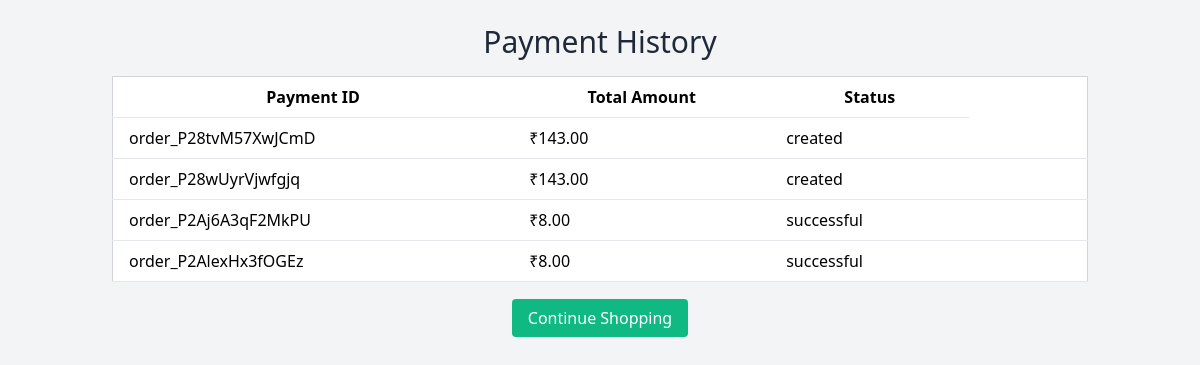
Screenshot of /pay_history/ (signed in) with the database file from the repository.
### ration_app/models.py (models this page shows, shortened)
class Payment(models.Model):
    user = models.ForeignKey(reg, on_delete=models.CASCADE)
    total_amount = models.DecimalField(max_digits=10, decimal_places=2)
    razorpay_order_id = models.CharField(max_length=100)
    razorpay_payment_id = models.CharField(max_length=100, null=True, blank=True)
    status = models.CharField(max_length=50)
    products = models.TextField()  # Store product information as a string (e.g., JSON)

### ration_app/views.py (the view)
# urls.py: path('pay_history/',views.pay_history,name='pay_history'),
def pay_history(request):
   c = request.session['us']
   cr = reg.objects.get(cardno=c)
   user = Payment.objects.filter(user=cr)
   return render(request,'pay_history.html',{'data':user})

### ration_app/templates/pay_history.html (shortened to what this page needs)
<!DOCTYPE html>
<html lang="en">
<head>
    <link href="https://cdn.jsdelivr.net/npm/tailwindcss@2.2.19/dist/tailwind.min.css" rel="stylesheet">
</head>
<body class="bg-gray-100 font-sans">
    <div class="container mx-auto p-6">
        <h1 class="text-3xl text-center text-gray-800 mb-4">Payment History</h1>
        <table class="min-w-full bg-white border border-gray-300">
            <thead>
                <tr>
                    <th class="py-2 px-4 border-b">Payment ID</th>
                    <th class="py-2 px-4 border-b">Total Amount</th>
                    <th class="py-2 px-4 border-b">Status</th>
                </tr>
            </thead>
            <tbody>
                {% for payment in data %}
                <tr>
                    <td class="py-2 px-4 border-b">{{ payment.razorpay_order_id }}</td>
                    <td class="py-2 px-4 border-b">₹{{ payment.total_amount|floatformat:2 }}</td>
                    <td class="py-2 px-4 border-b">{{ payment.status }}</td>
                    <td class="py-2 px-4 border-b">{{ payment.created_at|date:"Y-m-d H:i:s" }}</td>
                    <td class="py-2 px-4 border-b">
                    </td>
                </tr>
                {% empty %}
                <tr>
                    <td colspan="5" class="py-2 px-4 text-center">No payment history available.</td>
                </tr>
                {% endfor %}
            </tbody>
        </table>
        <div class="mt-6 text-center">
            <a href="/user_home/" class="text-white bg-green-500 px-4 py-2 rounded">Continue Shopping</a>
        </div>
    </div>
</body>
</html>

### rows the page displays
Payment: razorpay_order_id "order_P28tvM57XwJCmD", total_amount "143.00", status "created"
Payment: razorpay_order_id "order_P28wUyrVjwfgjq", total_amount "143.00", status "created"
Payment: razorpay_order_id "order_P2Aj6A3qF2MkPU", total_amount "8.00", status "successful"
Payment: razorpay_order_id "order_P2AlexHx3fOGEz", total_amount "8.00", status "successful"
